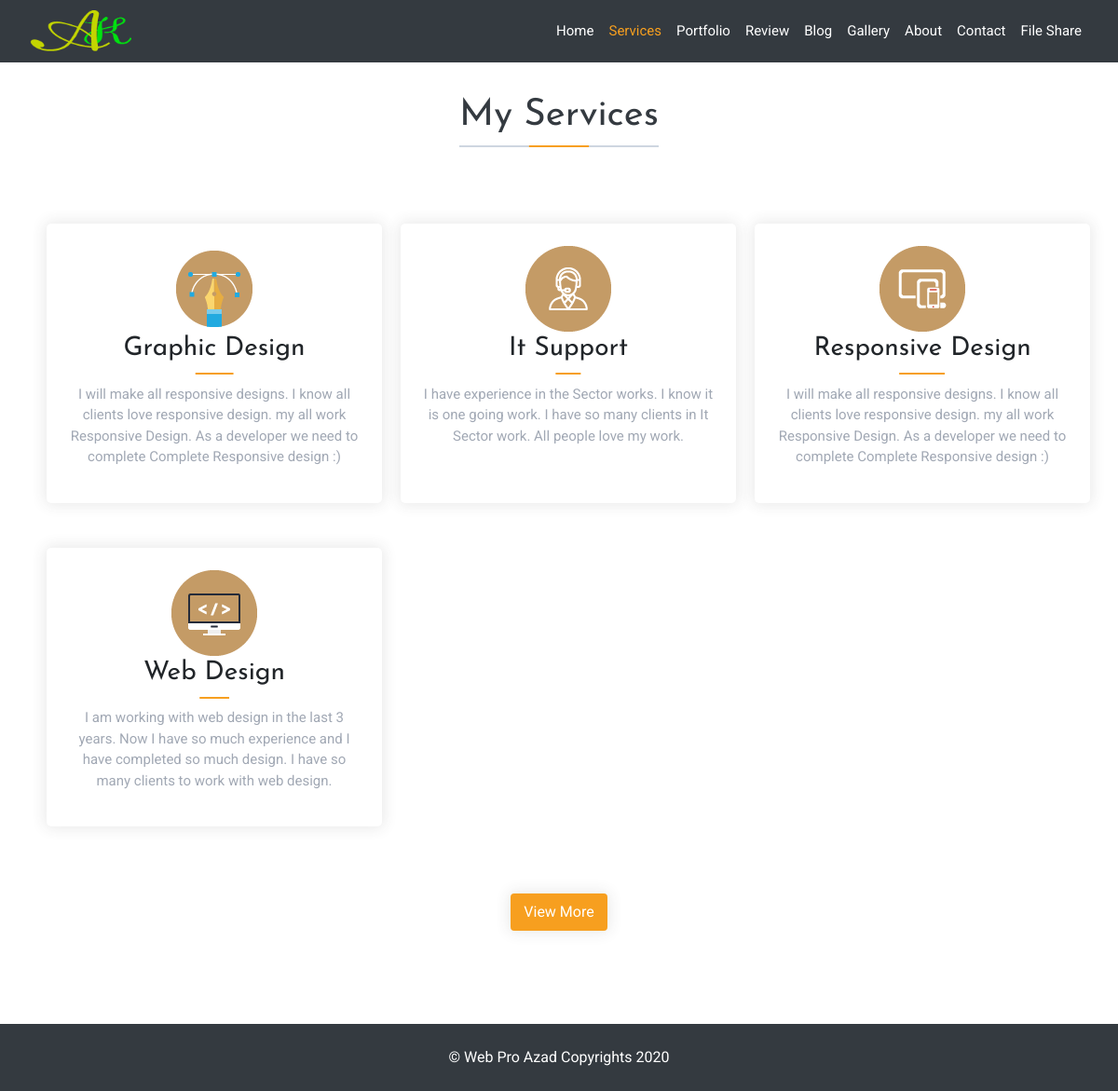
The app's page /service.php with its own data.
### tables this page shows
CREATE TABLE `images` (
  `id` int(11) NOT NULL,
  `home_bg` varchar(225) NOT NULL,
  `logo_img` varchar(255) NOT NULL,
  `fav_icon` varchar(255) NOT NULL
);

CREATE TABLE `services` (
  `id` int(11) NOT NULL,
  `name` varchar(55) NOT NULL,
  `srv_desc` text NOT NULL,
  `image` varchar(55) NOT NULL
);

### admin/classes/Database.php (called while the page is built, shortened)
<?php
    class Database
    {
        public $con;
        private function dbcon(){
            $this->con = new mysqli(HOST,USER,PASS,DBN);
        }
        public function select($query){
           $result = $this->con->query($query) ;
            return $result;
        }
    }
?>

### service.php (the view, shortened to what this page needs)
<?php
    include_once ("admin/classes/Database.php");
    include ("inc/header_one.php");
?>
<section id="service">
    <div class="container">
        <div class="service-content text-center">
            <h1 class="titleText text-dark">My Services</h1>
            <div class="row my-5">
                <?php
                    $select_srv = $db->select("SELECT * FROM `services`");
                    while($service = $select_srv->fetch_assoc()){
                ?>
                <div class="col-md-4 col-sm-6 my-4">
                    <div class="srvdiv">
                        <span class="d-block"><img src="<?= $dir.$service['image'] ?>" alt="Service icon"></span>
                        <h3 class="srv-title"><?= $service['name'] ?></h3>
                        <p><?= $service['srv_desc'] ?></p>
                    </div>
                </div>
                <?php } ?>
            </div>
            <button class="btn more-btn text-capitalize">view more</button>
        </div>
    </div>
    </section>
<?php
    include ("inc/footer.php");
?>

### inc/main_head.php (shortened to what this page needs)
<?php
  include_once ("admin/classes/Database.php");
  $db = new classes\Database;
  $sel_img = $db->select("SELECT * FROM `images`");
  $img = $sel_img->fetch_assoc();
?>
<!doctype html>
<html lang="en">
  <head>
    <link rel="stylesheet" href="css\bootstrap.min.css">
    <link rel="stylesheet" href="css/style.css">
    <link rel="stylesheet" href="https://use.fontawesome.com/releases/v5.14.0/css/all.css">
    <link rel="stylesheet" href="css\owl.carousel.min.css">
    <link rel="stylesheet" href="css\owl.theme.default.min.css">
    <link rel="stylesheet" href="scss/style.css">
    </head>
    <body>

### inc/header_one.php (shortened to what this page needs)
<?php
    require ('main_head.php');
    $pag = explode('/', $_SERVER['PHP_SELF']);
    $page = end($pag);
    $dir = "admin/uploades/img_file/";
?>
<section id="fixdNav" class="fixed-top <?= $page=='index.php'?'':''?> <?= $page=='contact.php'?'':''?> <?= $page=='service.php'?'bg-dark':''?> <?= $page=='review.php'?'bg-dark':''?> <?= $page=='portfolio.php'?'bg-dark':''?> <?= $page=='gallery.php'?'bg-dark':''?> <?= $page=='about.php'?'bg-dark':''?> <?= $page=='post.php'?'bg-dark':''?> <?= $page=='blog.php'?'bg-dark':''?> <?= $page=='thank-you.php'?'bg-dark':''?>">
    <div class="container-fluid">
        <nav id="mainnav" class="navbar navbar-expand-lg navbar-dark">
            <a class="navbar-brand py-0" href="#"><img width="110px" class="img-fluid" src="<?= $dir.$img['logo_img'] ?>" alt="logo"></a>
            <div class="collapse navbar-collapse" id="navbarSupportedContent">
                <ul class="navbar-nav ml-auto text-center">
                    <li class="nav-item">
                        <a class="nav-link text-capitalize <?= $page=='index.php'?'activelink':''?>" href="index">Home</a>
                    </li>
                    <li class="nav-item">
                        <a class="nav-link text-capitalize <?= $page=='service.php'?'activelink':''?>" href="service">services</a>
                    </li>
                    <li class="nav-item">
                        <a class="nav-link text-capitalize <?= $page=='portfolio.php'?'activelink':''?>" href="portfolio">portfolio</a>
                    </li>
                    <li class="nav-item">
                        <a class="nav-link text-capitalize <?= $page=='review.php'?'activelink':''?>" href="review">review</a>
                    </li>
                    <li class="nav-item">
                        <a class="nav-link text-capitalize <?= $page=='blog.php'?'activelink':''?>" href="blog">Blog</a>
                    </li>
                    <li class="nav-item">
                        <a class="nav-link text-capitalize <?= $page=='gallery.php'?'activelink':''?>" href="gallery">gallery</a>
                    </li>
                    <li class="nav-item">
                        <a class="nav-link text-capitalize <?= $page=='about.php'?'activelink':''?>" href="about">about</a>
                    </li>
                    <li class="nav-item">
                        <a class="nav-link text-capitalize <?= $page=='contact.php'?'activelink':''?>" href="contact">contact</a>
                    </li>
                    <li class="nav-item">
                        <a class="nav-link text-capitalize" href="#" target="_blank">file share</a>
                    </li>
                </ul>
            </div>
        </nav>
    </div>
</section>

### inc/footer.php
    <footer id="footer" class="bg-dark text-white py-4">
        <div class="container">
            <div class="row">
                <div class="col-md-12 text-center text-capitalize">
                    <p class="m-0">&copy; Web Pro Azad copyrights 2020</p>
                </div>
            </div>
        </div>
    </footer>
<?php include ('main_footer.php') ?>

### inc/main_footer.php (shortened to what this page needs)
  </body>
</html>

### css/style.css (style rules this page uses)
a { text-decoration: none; }

### scss/style.css (style rules this page uses)
.after-content, .sec-title::after, #service .service-content .titleText::after, #portfolio .portfolio-con .portfolio-title::after, #gallery .gall-con .gal-title::after, #testimonial .tstmn-con .test-title::after, #blog .blog-con .blogTitle::after, #contact .contact-con .conTitle::after, #review .review-con .review-title::after, #thanks h1.th-title::after, .sec-title::before, #service .service-content .titleText::before, #portfolio .portfolio-con .portfolio-title::before, #gallery .gall-con .gal-title::before, #testimonial .tstmn-con .test-title::before, #blog .blog-con .blogTitle::before, #contact .contact-con .conTitle::before, #review .review-con .review-title::before, #thanks h1.th-title::before, .sec-title:hover::before, #about .abtContent .about-text h1.title::after, #about .abtContent .about-text h1.title::before, #about .abtContent .about-text h1.title:hover::before, #skille .skille-title h1.titleText::after, #skille .skille-title h1.titleText::before, #skille .skille-title h1.titleText:hover::before, #service .service-content .srvdiv h3.srv-title::after, #service .service-content .srvdiv:hover h3.srv-title::after { content: ''; height: 100%; width: 100%; border-bottom: 2px solid #ced6e0; position: absolute; left: 0; right: 0; bottom: 0; }
.alltitle, .sec-title, #service .service-content .titleText, #portfolio .portfolio-con .portfolio-title, #gallery .gall-con .gal-title, #testimonial .tstmn-con .test-title, #blog .blog-con .blogTitle, #contact .contact-con .conTitle, #review .review-con .review-title, #thanks h1.th-title, #about .abtContent .about-text h1.title, #about h2.title, #skille .skille-title h1.titleText, #service .service-content .srvdiv h3.srv-title, #blog .blog-con .blog-div .blog-title, #post .post-con h2 { font-weight: 400; padding-bottom: 10px; display: inline-block; margin-bottom: 10px; position: relative; font-family: "Josefin Sans", sans-serif; transition: 2s ease; text-transform: capitalize; }
.all-div, #service .service-content .srvdiv, #review .review-con .review-div { padding: 20px; box-shadow: 0px 0px 15px 2px #3333331c; border-radius: 5px; border: 2px solid transparent; transition: .5s ease; width: 100%; height: 100%; margin: 0 10px; }
.more_btn, #service .more-btn, #portfolio .portfolio-con .more-btn, #gallery .gall-con .more-btn { color: white; background: #F79F1F; border: 2px solid #F79F1F; box-shadow: 0px 0px 15px 2px #3333331c; }
.col-md-4, .col-md-3 { padding: 0 10px; }
.sec-title::before, #service .service-content .titleText::before, #portfolio .portfolio-con .portfolio-title::before, #gallery .gall-con .gal-title::before, #testimonial .tstmn-con .test-title::before, #blog .blog-con .blogTitle::before, #contact .contact-con .conTitle::before, #review .review-con .review-title::before, #thanks h1.th-title::before { border-bottom: 2px solid #F79F1F; transform: scaleX(0.3); z-index: 1; transition: .3s ease; }
body { margin: 0; padding: 0; font-family: "Roboto", sans-serif; }
#fixdNav nav#mainnav { position: relative; }
#fixdNav nav#mainnav div.navbar-collapse ul.navbar-nav li.nav-item a.nav-link { color: #fff; transition: .5s ease; font-weight: 400; font-size: 15px; }
#fixdNav nav#mainnav div.navbar-collapse ul.navbar-nav li.nav-item a.activelink { color: #F79F1F !important; }
#service .service-content { margin: 100px 0px; }
#service .service-content .srvdiv h3.srv-title { font-weight: 400; }
#service .service-content .srvdiv h3.srv-title::after { border-bottom: 2px solid #F79F1F; transform: scaleX(0.3); transition: .5s ease; width: 70%; margin: 0 auto; }
#service .service-content .srvdiv p { color: #a1a8b4; font-size: 15px; }

### records on screen
images: logo_img (picture)
services: image (picture), name "Graphic Design", srv_desc "I will make all responsive designs. I know all clients love responsive design. my all work Responsive Design. As a developer we need to complete Complete Responsive design :)"
services: image (picture), name "It Support", srv_desc "I have experience in the Sector works. I know it is one going work. I have so many clients in It Sector work. All people love my work."
services: image (picture), name "Responsive Design", srv_desc "I will make all responsive designs. I know all clients love responsive design. my all work Responsive Design. As a developer we need to complete Complete Responsive design :)"
services: image (picture), name "Web Design", srv_desc "I am working with web design in the last 3 years. Now I have so much experience and I have completed so much design. I have so many clients to work with web design."
